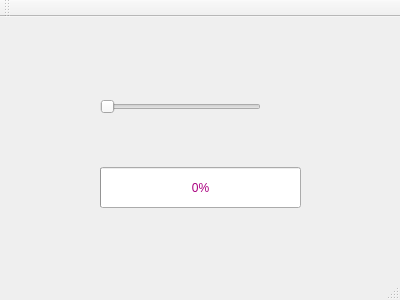
<?xml version="1.0" encoding="UTF-8"?>
<ui version="4.0">
 <class>MainWindow</class>
 <widget class="QMainWindow" name="MainWindow">
  <property name="geometry">
   <rect>
    <x>0</x>
    <y>0</y>
    <width>400</width>
    <height>300</height>
   </rect>
  </property>
  <property name="acceptDrops">
   <bool>false</bool>
  </property>
  <property name="windowTitle">
   <string>MainWindow</string>
  </property>
  <property name="windowOpacity">
   <double>1.000000000000000</double>
  </property>
  <property name="toolTipDuration">
   <number>-1</number>
  </property>
  <property name="autoFillBackground">
   <bool>false</bool>
  </property>
  <widget class="QWidget" name="centralWidget">
   <widget class="QProgressBar" name="progressBar">
    <property name="geometry">
     <rect>
      <x>100</x>
      <y>150</y>
      <width>201</width>
      <height>41</height>
     </rect>
    </property>
    <property name="styleSheet">
     <string notr="true">color: rgb(170, 0, 127);
gridline-color: rgb(170, 0, 127);</string>
    </property>
    <property name="maximum">
     <number>100</number>
    </property>
    <property name="value">
     <number>0</number>
    </property>
   </widget>
   <widget class="QSlider" name="horizontalSlider">
    <property name="geometry">
     <rect>
      <x>100</x>
      <y>80</y>
      <width>161</width>
      <height>20</height>
     </rect>
    </property>
    <property name="maximum">
     <number>100</number>
    </property>
    <property name="orientation">
     <enum>Qt::Horizontal</enum>
    </property>
   </widget>
  </widget>
  <widget class="QMenuBar" name="menuBar">
   <property name="geometry">
    <rect>
     <x>0</x>
     <y>0</y>
     <width>400</width>
     <height>21</height>
    </rect>
   </property>
  </widget>
  <widget class="QToolBar" name="mainToolBar">
   <attribute name="toolBarArea">
    <enum>TopToolBarArea</enum>
   </attribute>
   <attribute name="toolBarBreak">
    <bool>false</bool>
   </attribute>
  </widget>
  <widget class="QStatusBar" name="statusBar"/>
 </widget>
 <layoutdefault spacing="6" margin="11"/>
 <resources/>
 <connections/>
</ui>
